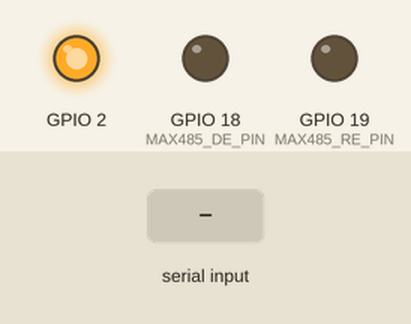
Bench run of a sketch on a simulated ESP32. On the bench: output pins drawn as LEDs (lit = HIGH). The inputs (shaded band) are chosen by the test bench. What the sketch prints to the serial monitor is not drawn.

Above: at 1.2 s.
1.3 s: "c" received over Serial
At 1.8 s:
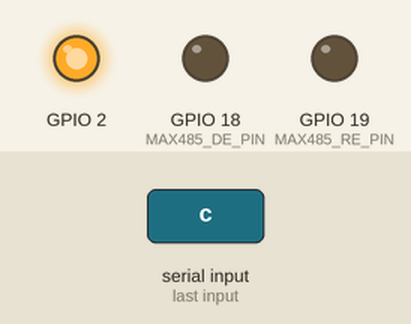
2.8 s: "1" received over Serial
At 4.4 s:
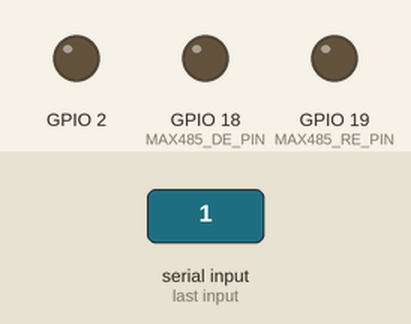
5.8 s: "1" received over the second serial link
7.3 s: "90,45\n" received over the second serial link
9.3 s: "30,150\n" received over the second serial link
Timing chart, 0 to 12.3 s (numbered marks = the images above; inputs shaded):
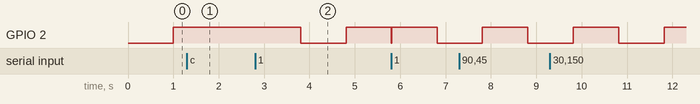

Measured:
- after the input at 1.3 s, GPIO 2: stays HIGH (without the input it goes to LOW after 0.70 s)
- after the input at 2.8 s, GPIO 2: HIGH → LOW after 1.0 s, → HIGH 1.0 s later

The sketch:

rs485_inspector.ino
```cpp
/*
 * RS485 Data Inspector - ESP32 with MAX485
 * Shows raw data as HEX and allows quick baud rate changes
 */

#include <HardwareSerial.h>

// MAX485 pins
#define RS485_RX_PIN 16
#define RS485_TX_PIN 17
#define MAX485_RE_PIN 19
#define MAX485_DE_PIN 18

HardwareSerial rs485(2);
unsigned long currentBaud = 4800;

void setup() {
  Serial.begin(115200);
  while (!Serial) delay(10);

  pinMode(2, OUTPUT);
  pinMode(MAX485_RE_PIN, OUTPUT);
  pinMode(MAX485_DE_PIN, OUTPUT);

  digitalWrite(MAX485_RE_PIN, LOW);  // Enable receiver
  digitalWrite(MAX485_DE_PIN, LOW);  // Disable driver

  initUART(currentBaud);

  showMenu();
}

void initUART(unsigned long baud) {
  rs485.begin(baud, SERIAL_8N1, RS485_RX_PIN, RS485_TX_PIN);
  rs485.setRxTimeout(2);
  Serial.print("\n✓ UART initialized at ");
  Serial.print(baud);
  Serial.println(" baud");
}

void showMenu() {
  Serial.println("\n╔══════════════════════════════════════╗");
  Serial.println("║   RS485 DATA INSPECTOR               ║");
  Serial.println("╠══════════════════════════════════════╣");
  Serial.println("║   Current Baud: 4800                 ║");
  Serial.println("║                                      ║");
  Serial.println("║   Commands:                          ║");
  Serial.println("║   1-9 - Common baud rates            ║");
  Serial.println("║   c   - Set custom baud              ║");
  Serial.println("║   h   - Show this menu               ║");
  Serial.println("╚══════════════════════════════════════╝");
}

void loop() {
  // LED heartbeat
  static unsigned long lastBlink = 0;
  if (millis() - lastBlink > 1000) {
    digitalWrite(2, !digitalRead(2));
    lastBlink = millis();
  }

  // Handle commands
  if (Serial.available()) {
    char cmd = Serial.read();

    switch (cmd) {
      case '1': currentBaud = 1200; initUART(currentBaud); break;
      case '2': currentBaud = 2400; initUART(currentBaud); break;
      case '3': currentBaud = 4800; initUART(currentBaud); break;
      case '4': currentBaud = 9600; initUART(currentBaud); break;
      case '5': currentBaud = 19200; initUART(currentBaud); break;
      case '6': currentBaud = 38400; initUART(currentBaud); break;
      case '7': currentBaud = 57600; initUART(currentBaud); break;
      case '8': currentBaud = 115200; initUART(currentBaud); break;
      case '9': currentBaud = 230400; initUART(currentBaud); break;
      case 'c':
      case 'C':
        Serial.print("Enter baud rate: ");
        while (!Serial.available()) delay(10);
        currentBaud = Serial.parseInt();
        initUART(currentBaud);
        break;
      case 'h':
      case 'H':
        showMenu();
        break;
    }

    while (Serial.available()) Serial.read();
  }

  // Check for RS485 data
  if (rs485.available()) {
    digitalWrite(2, HIGH);

    Serial.print("[");
    Serial.print(millis());
    Serial.print("ms] ");

    int bytesRead = 0;
    while (rs485.available() && bytesRead < 24) {
      uint8_t byte = rs485.read();

      // Always print as hex
      if (byte < 0x10) Serial.print("0");
      Serial.print(byte, HEX);
      Serial.print(" ");

      bytesRead++;
    }

    // If fewer than 8 bytes, try ASCII
    if (bytesRead < 8) {
      Serial.print("| '");
      // Re-read would need buffer, so just show we got data
      for (int i = 0; i < bytesRead; i++) {
        Serial.print(".");
      }
      Serial.print("'");
    }

    Serial.println();
    digitalWrite(2, LOW);
  }
}
```
